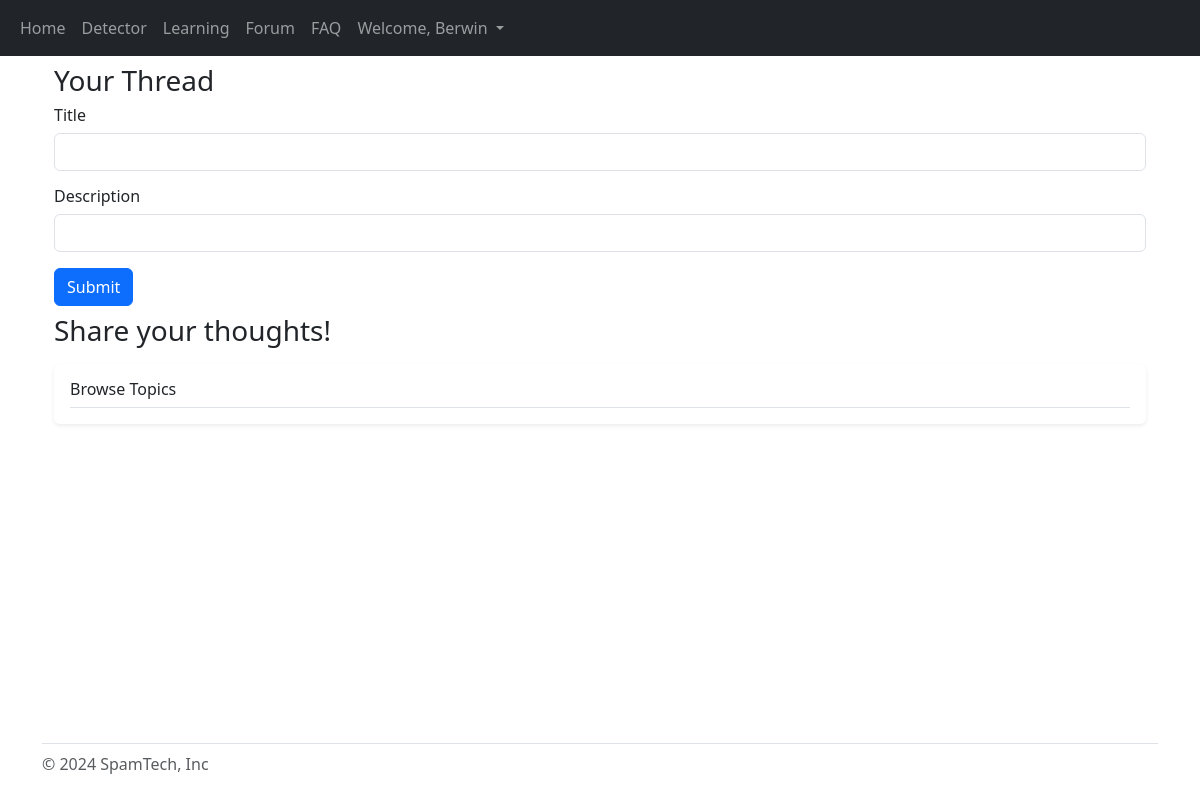
Page /forum (signed in) on the earlier database version.
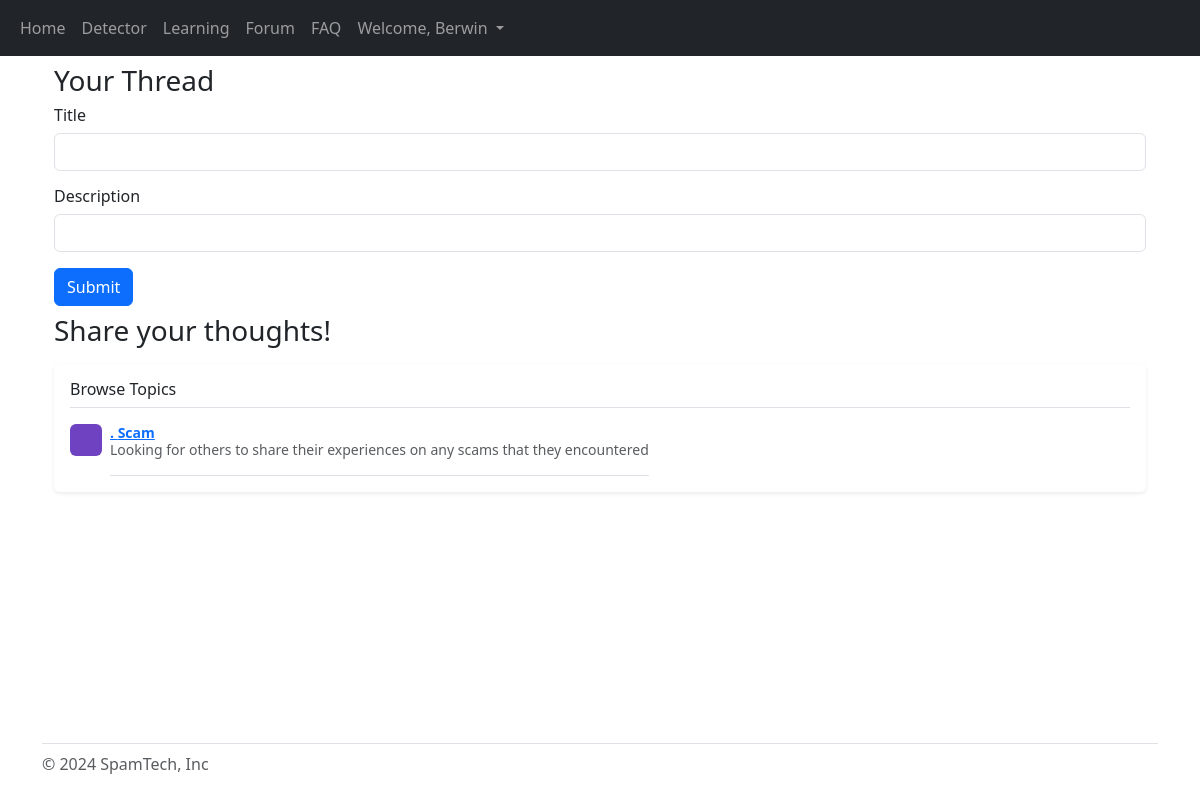
Same page on the later database version.
### website/models.py (models this page shows)
class Topic (db.Model):
    title = db.Column(db.String(150), unique=True, nullable=False, primary_key=True)
    description = db.Column(db.String, nullable=False)
    thread = db.relationship('Thread')

### website/pages/forum.py (the view, shortened to what this page needs)
@forum_page.route ('/forum', methods = ['GET', 'POST'])
@login_required
def topic ():
    topics = db.session.execute (db.select(Topic)).scalars ()
    return render_template ("forum_topic.html", user=current_user, topics=topics)

### website/templates/forum_topic.html (shortened to what this page needs)
{% extends "base/base.html" %} {% block title %} More {% endblock %} {% block
content%}
<div class="container">
  <h1 class="fs-3 my-2">Your Thread</h1>
  <form method="POST">
    <div class="form-group mb-3">
      <h3 class="fs-6 my-2">Title</h3>
      <input type="text" class="form-control" name="title" />
    </div>
    <div class="form-group mb-3">
      <h3 class="fs-6 my-2">Description</h3>
      <input type="text" class="form-control" name="description" />
    </div>
    <button type="submit" class="btn btn-primary">Submit</button>
  </form>
  <h1 class="fs-3 my-2">Share your thoughts!</h1>
  <div class="my-3 p-3 bg-body rounded shadow-sm">
    <h6 class="border-bottom pb-2 mb-0">Browse Topics</h6>
    {% for item in topics %}
    <div class="d-flex text-muted pt-3">
      <svg
        class="bd-placeholder-img flex-shrink-0 me-2 rounded"
        width="32"
        height="32"
        xmlns="http://www.w3.org/2000/svg"
        role="img"
        aria-label="Placeholder: 32x32"
        preserveAspectRatio="xMidYMid slice"
        focusable="false"
      >
        <text x="50%" y="50%" fill="#6f42c1" dy=".3em">32x32</text>
      </svg>
      <p class="pb-3 mb-0 small lh-sm border-bottom">
        <strong class="d-block text-gray-dark">
          <a href="/forum/{{item.id}}"> {{item.id}}. {{item.title}} </a></strong
        >
        {{item.description}}
      </p>
    </div>
    {% endfor %}
  </div>
</div>
{% endblock %}

Differences in the rows shown:
added Topic: title "Scam", description "Looking for others to share their experiences on any scams that they encountered"
